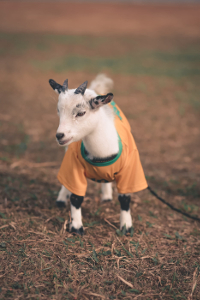
#> input picture Übung3/assignment3_solution/assignment3_v3/data/goat.jpeg, 200 x 300 px
$ python main.py   (older library calls are emulated)
#> lines starting #> are read from the running program, lines starting #| are printed output that depends on the picture
### Übung3/assignment3_solution/assignment3_v3/problem1.py
import os
import numpy as np
from scipy.signal import convolve2d

# new includes of the solution
from PIL import Image
import math

#
# Hint: you can make use of this function
# to create Gaussian kernels for different sigmas
#
def gaussian_kernel(fsize=7, sigma=1):
    '''
    Define a Gaussian kernel

    Args:
        fsize: kernel size
        sigma: sigma of guassian kernel

    Returns:
        Gaussian kernel
    '''
    _x = _y = (fsize - 1) / 2
    x, y = np.mgrid[-_x:_x + 1, -_y:_y + 1]
    G = np.exp(-0.5 * (x**2 + y**2) / sigma**2)
    return G / (2 * math.pi * sigma**2)

def load_image(path):
    '''
    The input image is a) loaded, b) converted to greyscale, and
     c) converted to numpy array [-1, 1].

    Args:
        path: the name of the inpit image
    Returns:
        img: numpy array containing image in greyscale
    '''
#> called with path = 'data/goat.jpeg'
    x = np.array(Image.open(path).convert('L')).astype(np.float)
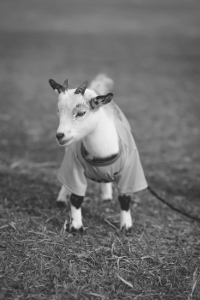
#> x: shape (300, 200) float64; min 37, max 247, mean 109.2
    x /= 255.0
    x = 2. * (x - 0.5)
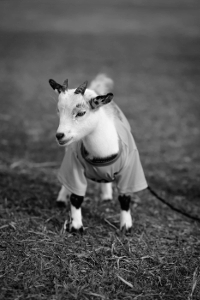
#> x: shape (300, 200) float64; min -0.71, max 0.937, mean -0.143; drawn with min black and max white
    return x

def smoothed_laplacian(image, sigmas, lap_kernel):
    '''
    Then laplacian operator is applied to the image and
     smoothed by gaussian kernels for each sigma in the list of sigmas.


    Args:
        Image: input image
        sigmas: sigmas specifying the scale
    Returns:
        response: 3 dimensional numpy array. The first (index 0) dimension is for scale
                  corresponding to sigmas
    '''

    laplace_img = convolve2d(image, lap_kernel)
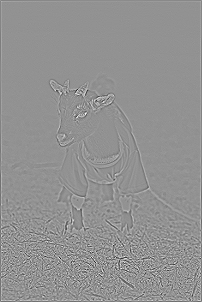
#> laplace_img: shape (302, 202) float64; min -2.29, max 1.7, mean -8.01e-20; drawn with min black and max white
    out = [convolve2d(laplace_img, gaussian_kernel(sigma=sigma)) for sigma in sigmas]
#> out = 3 items
    return np.stack(out, axis=0)

def laplacian_of_gaussian(image, sigmas):
    '''
    Then laplacian of gaussian operator for every sigma in the list of sigmas is applied to the image.

    Args:
        Image: input image
        sigmas: sigmas specifying the scale
    Returns:
        response: 3 dimensional numpy array. The first (index 0) dimension is for scale
                  corresponding to sigmas
    '''
    out = [convolve2d(image, LoG_kernel(sigma=sigma)) for sigma in sigmas]
    return np.stack(out, axis=0)

def difference_of_gaussian(image, sigmas):
    '''
    Then difference of gaussian operator for every sigma in the list of sigmas is applied to the image.

    Args:
        Image: input image
        sigmas: sigmas specifying the scale
    Returns:
        response: 3 dimensional numpy array. The first (index 0) dimension is for scale
                  corresponding to sigmas
    '''
    return np.empty((len(sigmas), *image.shape))

def LoG_kernel(fsize=9, sigma=1):
    '''
    Define a LoG kernel.
    Tip: First calculate the second derivative of a gaussian and then discretize it.
    Args:
        fsize: kernel size
        sigma: sigma of guassian kernel

    Returns:
        LoG kernel
    '''

    _x = _y = (fsize - 1) / 2
    x, y = np.mgrid[-_x : _x + 1, -_y : _y + 1]
    G = (-1 + 0.5 * (x**2 + y**2) / sigma**2) * np.exp(-0.5 * (x**2 + y**2))
    return G / (math.pi * sigma**4)


    # return np.random.random((fsize, fsize))

def blob_detector(response):
    '''
    Find unique extrema points (maximum or minimum) in the response using 9x9 spatial neighborhood
    and across the complete scale dimension.
    Tip: Ignore the boundary windows to avoid the need of padding for simplicity.
    Tip 2: unique here means skipping an extrema point if there is another point in the local window
            with the same value
    Args:
        response: 3 dimensional response from LoG operator in scale space.

    Returns:
        list of 3-tuples (scale_index, row, column) containing the detected points.
    '''

    thresholdp = np.percentile(response, 99.9)
#> thresholdp = 14.11
    thresholdn = np.percentile(response, 0.1)
#> thresholdn = -15.1
    sc, row, col = response.shape # 'sc' means scale
#> sc = 3; row = 308; col = 208
    detected = []
    for r in range(4, row - 4):
        for c in range(4, col - 4):
            for s in range(0, sc):
                point = response[s, r, c]
                window = response[:, r - 4 : r + 5, c - 4 : c + 5]
                if point == window.max() and point > thresholdp:
                    if (window == point).sum() == 1:
                        detected.append((s, r, c))
                        break
                if point == window.min() and point < thresholdn:
                    if (window == point).sum() == 1:
                        detected.append((s, r, c))
                        break
#> after the loop, detected = 191 items, first 6: (0, 93, 58), (0, 93, 59), (0, 93, 79), (0, 93, 90), (0, 94, 64), (0, 95, 69)
    return detected


# [16 lines left out: function DoG, not called in this run]

def laplacian_kernel():
    '''
    Define a 3x3 laplacian kernel.
    Tip1: I_xx + I_yy
    Tip2: There are two possible correct answers.
    Args:
        none

    Returns:
        laplacian kernel
    '''
    return np.array([[0, 1, 0], [1, - 4, 1], [0, 1, 0]])


class Method(object):

    # select one or more options
    REASONING = {
        1: 'it is always more computationally efficient',
        2: 'it is always more precise.',
        3: 'it always has fewer singular points',
        4: 'it can be implemented with convolution',
        5: 'All of the above are incorrect.'
    }

    # [6 lines left out: function answer, not called in this run]

### Übung3/assignment3_solution/assignment3_v3/problem2.py
import numpy as np
import matplotlib.pyplot as plt


# [21 lines left out: function load_pts_features, not called in this run]

def min_num_pairs():
    return 4

# [203 lines left out: functions pickup_samples, compute_homography, transform_pts, count_inliers, ransac_iters, ransac and 2 more, not called in this run]

### Übung3/assignment3_solution/assignment3_v3/main.py
import matplotlib.pyplot as plt
import numpy as np
from PIL import Image


#
# Problem 1
#
import problem1 as p1

def problem1():
    # Replace it with the right range
    sigmas = [0.1, 0.2, 0.3]

    image = p1.load_image("data/goat.jpeg")
    lap_kernel = p1.laplacian_kernel()

    method1_output = p1.blob_detector(p1.smoothed_laplacian(image, sigmas, lap_kernel))
#> method1_output has the same summary as detected in blob_detector
    method2_output = p1.blob_detector(p1.laplacian_of_gaussian(image, sigmas))
#> in laplacian_of_gaussian, `out = [convolve2d(image, LoG_kernel(sigma=sigma)) for sigma in sigmas]`: out = 3 items
#> method2_output = [(0, 89, 58), (0, 131, 114), (0, 157, 88), (0, 165, 98), (0, 207, 81), (0, 207, 127), (0, 208, 64)]
    method3_output = p1.blob_detector(p1.difference_of_gaussian(image, sigmas))
#> method3_output = []


#
# Problem 2
#
import problem2 as p2

# [56 lines left out: function problem2, not called in this run]

if __name__ == "__main__":
    problem1()
    # problem2()
